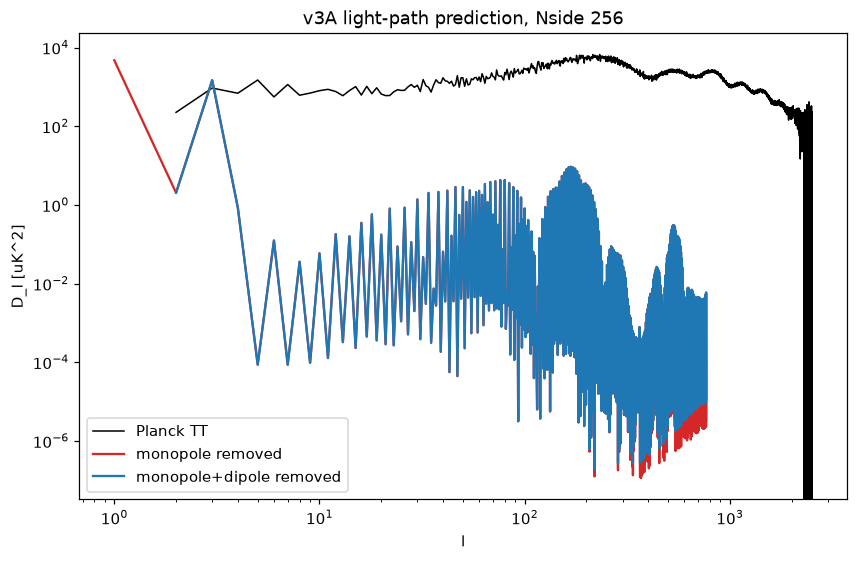

Recreate this plot in Python.
# v3A: D_l of total (monopole removed; monopole+dipole removed) vs Planck TT R3.01, l<=767, unscaled.
import numpy as np,matplotlib;matplotlib.use('Agg');import matplotlib.pyplot as plt
from cmb_lightpath_v3_common import *
m,m1,cl,cl1,kind,mean=stats('A');l=np.arange(len(cl));f=l*(l+1)/2/np.pi*T0uK**2;L,Dl=planck()
fig,ax=plt.subplots(figsize=(9,5.5));ax.loglog(L,Dl,'k',lw=1,label='Planck TT');ax.loglog(l[1:],f[1:]*cl[1:],'C3',label='monopole removed');ax.loglog(l[2:],f[2:]*cl1[2:],'C0',label='monopole+dipole removed')
ax.set_xlabel('l');ax.set_ylabel('D_l [uK^2]');ax.legend();ax.set_title('v3A light-path prediction, Nside 256')
plt.savefig('cmb_lightpath_v3A_Cl_planckTT.png',dpi=110,bbox_inches='tight')
